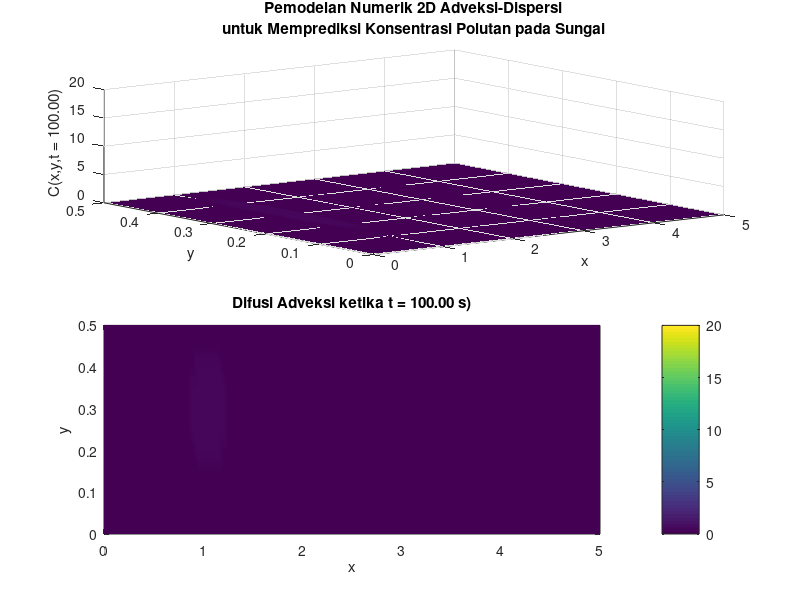

This chart was generated by the following MATLAB code: (Note: this script raises an error after producing the figure.)
clc; clear all; close all;

% Pemodelan Numerik 2D Adveksi-Dispersi
% untuk Memprediksi Konsentrasi Polutan pada Sungai

% Inisiasi Konstanta pada Persamaan
% D (laju difusi), U (kecepatan aliran di sumbu x), V (kecepatan aliran di sumbu y) 
D=0.09; U=0.4; V=3.5;

% Inisiasi panjang, lebar dan langkah untuk perhitungan dimensi ruang dan waktu
h = 0.05; x = 0:h:5; y = 0:h:0.5;
dt = 1; t = 0:dt:100;

% Konsentrasi Awal
C = zeros(length(y),length(x),length(t));
% Nilai Awal (t=1)
C(7:8,4:5,1) = 20; C(3:4,28:29,1) = 7; C(6:7,50:51,1) = 10;
% Nilai Awal (t=2)
for j=2:length(x)-1
    for i=2:length(y)-1
    C(i,j,2)=C(i,j,1)+(D*(C(i+1,j,1)+C(i-1,j,1)+C(i,j+1,1)+C(i,j-1,1)-4*C(i,j,1))...
        -U*((C(i+1,j,1)-C(i-1,j,1))/2*h)-V*((C(i,j+1,1)-C(i,j-1,1))/2*h))*dt;
    end
end

% Perhitungan Konsentrasi
for n=2:length(t)-1
    for j=2:length(x)-1
        for i=2:length(y)-1
        C(i,j,n+1)=C(i,j,n)+(D*(C(i+1,j,n)+C(i-1,j,n)+C(i,j+1,n)+C(i,j-1,n)-4*C(i,j,n))...
            -U*((C(i+1,j,n)-C(i-1,j,n))/2*h)-V*((C(i,j+1,n)-C(i,j-1,n))/2*h))*dt;
        end
    end
end

% Plot Grafik
set(gcf,'position',get(0,'screensize'));
for n=1:length(t)
    clf;
    % Grafik 3D, besar konsentrasi ditampilkan sesuai ketinggian di sumbu Z
    subplot(2,1,1);
    surf(x,y,C(:,:,n)); caxis([0 20]);
    shading interp; 
    title(sprintf('Pemodelan Numerik 2D Adveksi-Dispersi\nuntuk Memprediksi Konsentrasi Polutan pada Sungai'));
    xlabel('x'); ylabel('y'); zlabel(sprintf('C(x,y,t = %1.2f)',t(n)));
    axis ([0 5 0 0.5 0 20]);
    
    % Grafik 2D, besar konsentrasi ditampilkan berdasarkan warna
    subplot(2,1,2);
    pcolor(x,y,C(:,:,n)); colorbar; caxis([0 20]); grid off;
    shading interp;
    title(sprintf('Difusi Adveksi ketika t = %1.2f s)',t(n)));
    xlabel('x'); ylabel('y');
    axis ([0 5 0 0.5]);
    drawnow;
    F(n) = getframe(gcf);
    hold on;
end

% Membuat hasil visualisasi dalam file video
visualisasi = VideoWriter('Visualisasi.avi');
visualisasi.FrameRate = 10;
open(visualisasi);
for i=1:length(t)
    frame = F(i) ;    
    writeVideo(visualisasi, frame);
end
close(visualisasi);